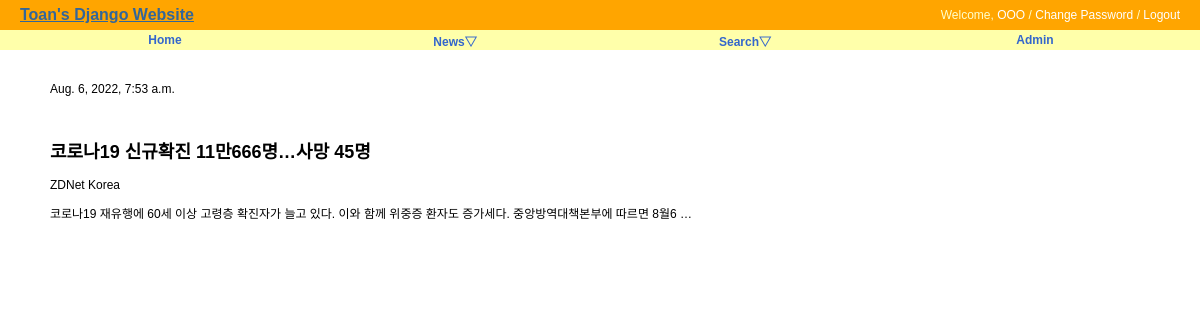
Screenshot of /news/news/1691 with the database file from the repository.
### news/models.py (models this page shows, shortened)
class New(models.Model):
    title = models.CharField('TITLE', max_length=300, help_text='news title')
    writer = models.CharField('WRITER', max_length=100, help_text='publisher')
    preview = models.TextField('PREVIEW', unique=True)
    published_date = models.DateTimeField(default=timezone.now)
    class Meta:
        verbose_name = 'new'
        verbose_name_plural = 'news'
        db_table = 'news_new'
        ordering = ('-published_date',)

### news/views.py (the view)
# urls.py: path('news/<str:pk>', NewsDV.as_view(), name='news_detail'),
class NewsDV(DetailView):
    model = New

### news/templates/news/new_detail.html (shortened to what this page needs)
{% extends "base.html" %}
{% block content %}
<div id="content">
    <p>{{ new.published_date }}</p><br/>
    <h2> {{ object.title }}</h2>
    <p>{{ new.writer }}</p>
    <p>{{ new.preview }}</p>
</div>
{% endblock %}

### static/css/base.css (style rules this page uses)
body { font-family: "Lucida Grande", Verdana, Arial, sans-serif; font-size: 12px; }
div#content { position: absolute; top: 70px; left: 50px; right: 50px; }

### rows the page displays
New: published_date "Aug. 6, 2022, 7:53 a.m.", title "코로나19 신규확진 11만666명…사망 45명", writer "ZDNet Korea", preview "코로나19 재유행에 60세 이상 고령층 확진자가 늘고 있다. 이와 함께 위중증 환자도 증가세다. 중앙방역대책본부에 따르면 8월6 …"
